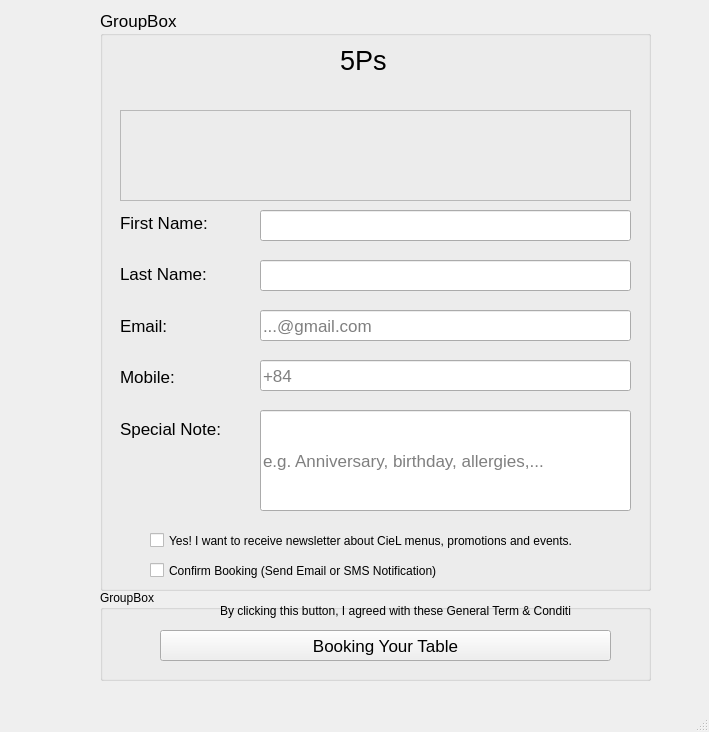
<?xml version="1.0" encoding="UTF-8"?>
<ui version="4.0">
 <class>BookingInformation</class>
 <widget class="QMainWindow" name="BookingInformation">
  <property name="geometry">
   <rect>
    <x>0</x>
    <y>0</y>
    <width>709</width>
    <height>732</height>
   </rect>
  </property>
  <property name="windowTitle">
   <string>Booking Information</string>
  </property>
  <widget class="QWidget" name="centralwidget">
   <widget class="QGroupBox" name="groupBox">
    <property name="geometry">
     <rect>
      <x>100</x>
      <y>10</y>
      <width>551</width>
      <height>581</height>
     </rect>
    </property>
    <property name="font">
     <font>
      <pointsize>13</pointsize>
     </font>
    </property>
    <property name="title">
     <string>GroupBox</string>
    </property>
    <widget class="QWidget" name="verticalLayoutWidget">
     <property name="geometry">
      <rect>
       <x>20</x>
       <y>190</y>
       <width>127</width>
       <height>251</height>
      </rect>
     </property>
     <layout class="QVBoxLayout" name="verticalLayout">
      <item>
       <widget class="QLabel" name="label_3">
        <property name="text">
         <string>First Name: </string>
        </property>
       </widget>
      </item>
      <item>
       <widget class="QLabel" name="label_2">
        <property name="text">
         <string>Last Name:</string>
        </property>
       </widget>
      </item>
      <item>
       <widget class="QLabel" name="label">
        <property name="text">
         <string>Email:</string>
        </property>
       </widget>
      </item>
      <item>
       <widget class="QLabel" name="label_4">
        <property name="text">
         <string>Mobile:</string>
        </property>
       </widget>
      </item>
      <item>
       <widget class="QLabel" name="label_5">
        <property name="text">
         <string>Special Note:</string>
        </property>
       </widget>
      </item>
     </layout>
    </widget>
    <widget class="QLineEdit" name="lineEditFirstName">
     <property name="geometry">
      <rect>
       <x>160</x>
       <y>200</y>
       <width>371</width>
       <height>31</height>
      </rect>
     </property>
     <property name="text">
      <string/>
     </property>
     <property name="placeholderText">
      <string/>
     </property>
    </widget>
    <widget class="QLineEdit" name="lineEditLastName">
     <property name="geometry">
      <rect>
       <x>160</x>
       <y>250</y>
       <width>371</width>
       <height>31</height>
      </rect>
     </property>
    </widget>
    <widget class="QLineEdit" name="lineEditEmail">
     <property name="geometry">
      <rect>
       <x>160</x>
       <y>300</y>
       <width>371</width>
       <height>31</height>
      </rect>
     </property>
     <property name="placeholderText">
      <string>...@gmail.com</string>
     </property>
    </widget>
    <widget class="QLineEdit" name="lineEditMobile">
     <property name="geometry">
      <rect>
       <x>160</x>
       <y>350</y>
       <width>371</width>
       <height>31</height>
      </rect>
     </property>
     <property name="placeholderText">
      <string>+84</string>
     </property>
    </widget>
    <widget class="QLineEdit" name="lineEditSpecialNote">
     <property name="geometry">
      <rect>
       <x>160</x>
       <y>400</y>
       <width>371</width>
       <height>101</height>
      </rect>
     </property>
     <property name="placeholderText">
      <string>e.g. Anniversary, birthday, allergies,...</string>
     </property>
    </widget>
    <widget class="QLabel" name="label_6">
     <property name="geometry">
      <rect>
       <x>30</x>
       <y>450</y>
       <width>47</width>
       <height>14</height>
      </rect>
     </property>
     <property name="text">
      <string/>
     </property>
    </widget>
    <widget class="QCheckBox" name="checkBoxReceiveMenu">
     <property name="geometry">
      <rect>
       <x>50</x>
       <y>520</y>
       <width>431</width>
       <height>21</height>
      </rect>
     </property>
     <property name="font">
      <font>
       <pointsize>9</pointsize>
      </font>
     </property>
     <property name="text">
      <string>Yes! I want to receive newsletter about CieL menus, promotions and events.</string>
     </property>
    </widget>
    <widget class="QCheckBox" name="checkBoxConfirmBooking">
     <property name="geometry">
      <rect>
       <x>50</x>
       <y>550</y>
       <width>431</width>
       <height>21</height>
      </rect>
     </property>
     <property name="font">
      <font>
       <pointsize>9</pointsize>
      </font>
     </property>
     <property name="text">
      <string>Confirm Booking (Send Email or SMS Notification)</string>
     </property>
    </widget>
    <widget class="QLabel" name="label_8">
     <property name="geometry">
      <rect>
       <x>240</x>
       <y>20</y>
       <width>231</width>
       <height>61</height>
      </rect>
     </property>
     <property name="font">
      <font>
       <pointsize>20</pointsize>
      </font>
     </property>
     <property name="text">
      <string>5Ps</string>
     </property>
    </widget>
    <widget class="QFrame" name="frame">
     <property name="geometry">
      <rect>
       <x>20</x>
       <y>100</y>
       <width>511</width>
       <height>91</height>
      </rect>
     </property>
     <property name="frameShape">
      <enum>QFrame::StyledPanel</enum>
     </property>
     <property name="frameShadow">
      <enum>QFrame::Raised</enum>
     </property>
     <widget class="QLabel" name="label_9">
      <property name="geometry">
       <rect>
        <x>10</x>
        <y>10</y>
        <width>31</width>
        <height>31</height>
       </rect>
      </property>
      <property name="text">
       <string/>
      </property>
      <property name="pixmap">
       <pixmap>images/ic_table.png</pixmap>
      </property>
      <property name="scaledContents">
       <bool>true</bool>
      </property>
     </widget>
     <widget class="QLabel" name="labelSeatingArea">
      <property name="geometry">
       <rect>
        <x>50</x>
        <y>10</y>
        <width>341</width>
        <height>31</height>
       </rect>
      </property>
      <property name="text">
       <string/>
      </property>
     </widget>
     <widget class="QLabel" name="label_10">
      <property name="geometry">
       <rect>
        <x>10</x>
        <y>50</y>
        <width>41</width>
        <height>31</height>
       </rect>
      </property>
      <property name="text">
       <string/>
      </property>
      <property name="pixmap">
       <pixmap>images/ic_people.png</pixmap>
      </property>
     </widget>
     <widget class="QLabel" name="label1">
      <property name="geometry">
       <rect>
        <x>200</x>
        <y>40</y>
        <width>41</width>
        <height>41</height>
       </rect>
      </property>
      <property name="text">
       <string/>
      </property>
      <property name="pixmap">
       <pixmap>images/ic_calendar.png</pixmap>
      </property>
      <property name="scaledContents">
       <bool>false</bool>
      </property>
     </widget>
     <widget class="QLabel" name="labelNumberOfPeople">
      <property name="geometry">
       <rect>
        <x>50</x>
        <y>50</y>
        <width>141</width>
        <height>31</height>
       </rect>
      </property>
      <property name="text">
       <string/>
      </property>
     </widget>
     <widget class="QLabel" name="labelDateTime">
      <property name="geometry">
       <rect>
        <x>240</x>
        <y>50</y>
        <width>141</width>
        <height>31</height>
       </rect>
      </property>
      <property name="text">
       <string/>
      </property>
     </widget>
    </widget>
   </widget>
   <widget class="QGroupBox" name="groupBox_2">
    <property name="geometry">
     <rect>
      <x>100</x>
      <y>590</y>
      <width>551</width>
      <height>91</height>
     </rect>
    </property>
    <property name="title">
     <string>GroupBox</string>
    </property>
    <widget class="QLabel" name="label_7">
     <property name="geometry">
      <rect>
       <x>120</x>
       <y>10</y>
       <width>351</width>
       <height>21</height>
      </rect>
     </property>
     <property name="text">
      <string>By clicking this button, I agreed with these General Term &amp; Conditions</string>
     </property>
    </widget>
    <widget class="QPushButton" name="pushButtonBookingTable">
     <property name="geometry">
      <rect>
       <x>60</x>
       <y>40</y>
       <width>451</width>
       <height>31</height>
      </rect>
     </property>
     <property name="font">
      <font>
       <pointsize>13</pointsize>
      </font>
     </property>
     <property name="text">
      <string>Booking Your Table</string>
     </property>
    </widget>
   </widget>
  </widget>
  <widget class="QMenuBar" name="menubar">
   <property name="geometry">
    <rect>
     <x>0</x>
     <y>0</y>
     <width>709</width>
     <height>22</height>
    </rect>
   </property>
  </widget>
  <widget class="QStatusBar" name="statusbar"/>
 </widget>
 <resources/>
 <connections/>
</ui>
